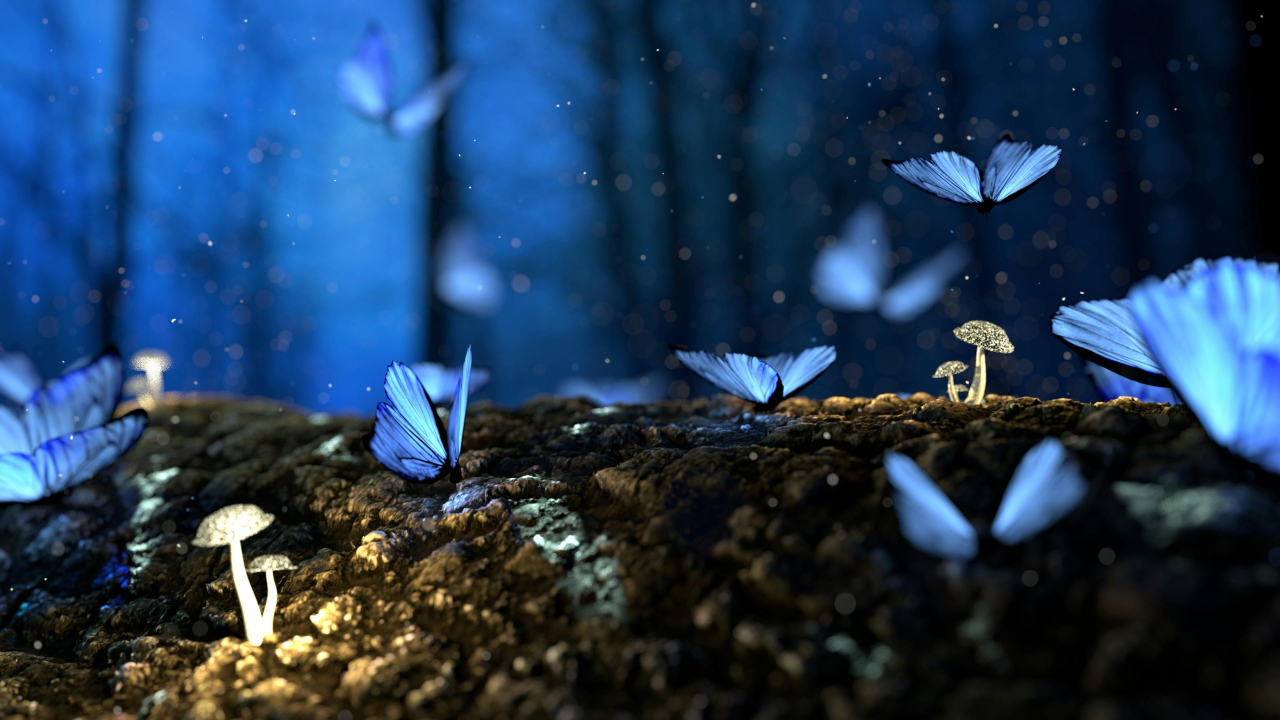
#> input picture Temp/pexels-pixabay-326055.jpg, 3840 x 2160 px (shown at 1/3 size)
$ jupyter execute --allow-errors generating_image.ipynb
#> lines starting #> are read from the running program, lines starting #| are printed output that depends on the picture
[cell 1]
from PIL import Image
image_rgb = Image.new('RGB',(100,100),(255,100,0))
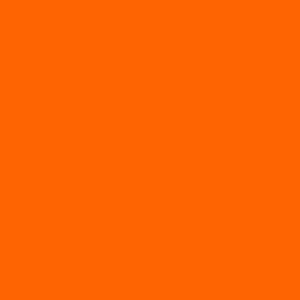
#> image_rgb: PIL image 100x100 RGB (shown 3 times larger); mean R, G, B 255, 100, 0
image_rgb.show()

[cell 2]
from PIL import Image
image_gray = Image.new('L',(100,100),(100))
#> image_gray: PIL image 100x100 L; every value is 100
image_gray.show()

[cell 3]
import cv2
import numpy as np
import matplotlib.pyplot as plt

image_cv_rgb = np.zeros((100,100,3),np.uint8)
image_cv_rgb[:]=(255,100,0)
# image_cv_rgb
cv2.imshow('RGB Images',image_cv_rgb)
cv2.waitKey(0)
cv2.destroyAllWindows()

[cell 4]
image_cv_gray = np.zeros((200,100),np.uint8)
image_cv_gray[:]=(100)
cv2.imshow('HelloWorld', image_cv_gray)
cv2.waitKey(0) #image will not show until this is called
cv2.destroyAllWindows() #make sure window closes cleanly

[cell 5]
image_cv_alpha = np.zeros((100,100,4),np.uint8)
image_cv_alpha[:,:,:3]=(100,255,0)
image_cv_alpha[:,3]=(5)
cv2.imshow('Alpha image',image_cv_alpha)
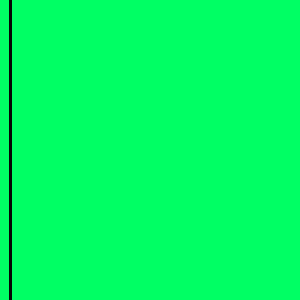
#> window 'Alpha image': shape (100, 100, 4) (shown 3 times larger); mean B, G, R, A 99, 252.5, 0.1, 0.1
cv2.waitKey(0)
cv2.destroyAllWindows()

[cell 6]
image_rgb.save('Temp/image_rgb_pillow_90.jpg',quality=90)

[cell 7]
cv2.imwrite('Temp/img_rgb_cv_0.jpg',image_cv_rgb,[int(cv2.IMWRITE_JPEG_QUALITY),0])

[cell 8]
import os
def size_of_image(file):
    size_file=os.path.getsize(file)
    size_file_kb=(size_file/1024)
    print(f'File of image is: {round(size_file_kb,4)}')

#> (a cell that did not finish here is left out)

[cell 10]
## Image Read
image = cv2.imread('Temp/pexels-pixabay-326055.jpg')
#> image is the input picture: shape (2160, 3840, 3); mean B, G, R 86.7, 58.5, 33
image.shape
#> Out = (2160, 3840, 3)

## EXIF Details

[cell 11]
from PIL import Image,ExifTags

[cell 12]
image = Image.open('/Users/sumitsaha/Desktop/DataScience_Udemy/ComputerVision/Practice/Temp/GP_PXL_20240926_003004774_with_updated_exif.jpg')
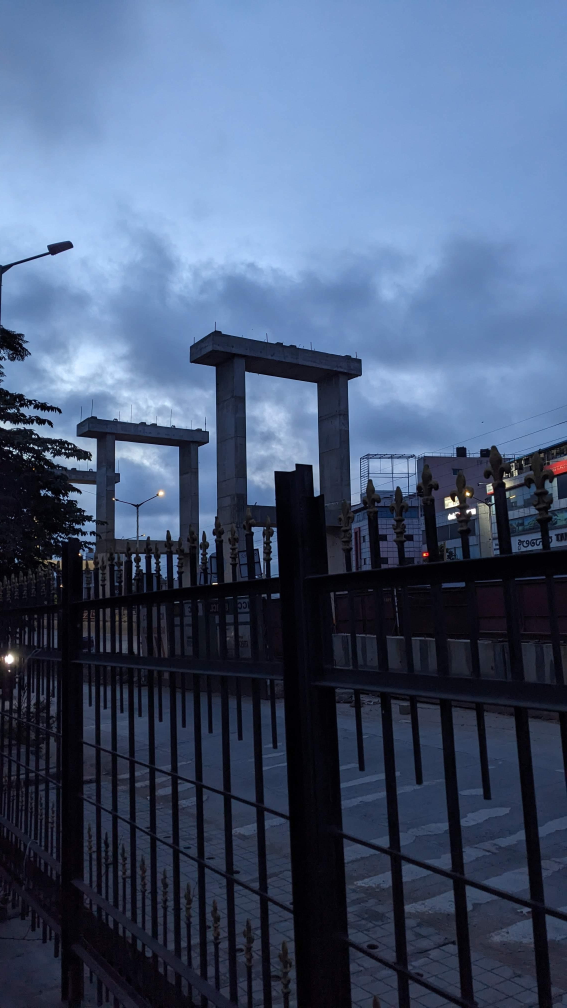
#> input picture Temp/GP_PXL_20240926_003004774_with_updated_exif.jpg, 2268 x 4032 px, found by its file name (shown at 1/4 size)
#> image is the input picture: PIL image 2268x4032 RGB; mean R, G, B 71.1, 87.7, 116.8

[cell 13]
exif_data = image._getexif()
#> exif_data = 52 items
print(exif_data)
#> (printed output is left out)

[cell 14]
for tag,value in exif_data.items():
    tag_name = ExifTags.TAGS.get(tag)
    print(f'{tag_name}: {value}')
#> this loop made 52 passes
#> (tag, value, tag_name) on passes 2, 3, 4, 5, 6, 7, 8, 9, 15, 16, 22, 23: (296, 2, 'ResolutionUnit'), (34665, 222, 'ExifOffset'), (271, 'Google', 'Make'), (272, 'Pixel 4a', 'Model'), (305, 'HDR+ 1.0.540104767zdr', 'Software'), (274, 1, 'Orientation'), (306, '2024:09:26 06:00:04', 'DateTime'), (531, 1, 'YCbCrPositioning'), (36867, '2024:09:26 06:00:04', 'DateTimeOriginal'), (36868, '2024:09:26 06:00:04', 'DateTimeDigitized'), (37383, 2, 'MeteringMode'), (37385, 16, 'Flash')
#> (tag, tag_name) on passes 1, 10, 11, 12, 13, 14: (34853, 'GPSInfo'), (282, 'XResolution'), (283, 'YResolution'), (36864, 'ExifVersion'), (37121, 'ComponentsConfiguration'), (37377, 'ShutterSpeedValue')
#| GPSInfo: {16: 'M', 17: 268.0}
#| ResolutionUnit: 2
#| ExifOffset: 222
#| Make: Google
#| Model: Pixel 4a
#| Software: HDR+ 1.0.540104767zdr
#| Orientation: 1
#| DateTime: 2024:09:26 06:00:04
#> (further printed lines are left out)

### Orientation Change

[cell 15]
import piexif

#> (the rest of this cell did not finish here and is left out)

### Image Loading

[cell 16]
from PIL import Image
import cv2

image_cv=cv2.imread('/Users/sumitsaha/Desktop/DataScience_Udemy/ComputerVision/Practice/Temp/GP_PXL_20240926_003004774_with_updated_exif.jpg')
image_pillow = Image.open('/Users/sumitsaha/Desktop/DataScience_Udemy/ComputerVision/Practice/Temp/GP_PXL_20240926_003004774_with_updated_exif.jpg')

image_cv_rgb = cv2.cvtColor(image_cv,cv2.COLOR_BGR2RGB)

[cell 17]
print(image_cv_rgb.shape)
#| (4032, 2268, 3)
print(image_pillow.size)
#| (2268, 4032)

[cell 18]
plt.imshow(image_cv_rgb)

[cell 19]
import numpy as np
import matplotlib.pyplot as plt
image = np.zeros((100,100,3),np.uint8)
# image[:,:,:]=(0,0,0)
plt.imshow(image)
import cv2
cv2.imwrite('Temp/image_blw.jpg',image)
